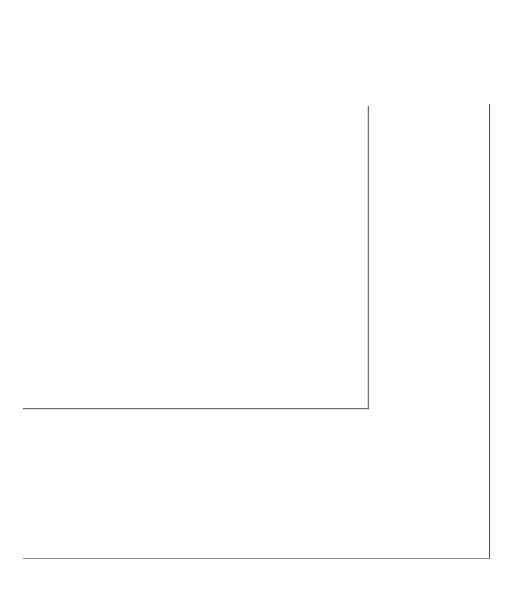
#> input picture test.jpg, 507 x 592 px
$ python main.py
#> lines starting #> are read from the running program, lines starting #| are printed output that depends on the picture; after the words box and inside, x2 and y2 are one past the last pixel; in counts of white or black regions, pixels touching at a corner belong together
import cv2
import numpy as np

# Load the photo
#use 1, 2, 6
img = cv2.imread('test.jpg')
#> img is the input picture: shape (592, 507, 3); min 71, max 255, mean 254.1

# Convert the photo to grayscale
gray = cv2.cvtColor(img, cv2.COLOR_BGR2GRAY)

# Apply Canny edge detection
edges = cv2.Canny(gray, 50, 150, apertureSize=3)
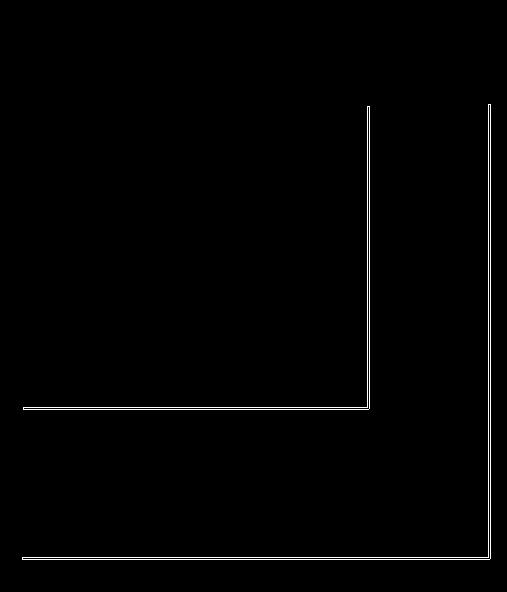
#> edges: shape (592, 507); 1% white in thin lines or dots, all inside (x1, y1, x2, y2) = (22, 104, 491, 560)

# Apply Hough Transform to detect lines
lines = cv2.HoughLinesP(edges, rho=1, theta=np.pi/180, threshold=100, minLineLength=200, maxLineGap=1000)
#> lines = [[22, 559, 489, 559], [490, 558, 490, 104], [22, 557, 488, 557], [488, 556, 488, 104], [23, 407, 369, 407], [23, 409, 368, 409], [369, 408, 369, 106], [367, 406, 367, 106]]

# Find pairs of parallel lines
parallel_lines = []
for i in range(len(lines)):
    for j in range(i+1, len(lines)):
        line1 = lines[i][0]
        line2 = lines[j][0]
        angle1 = np.arctan2(line1[1]-line1[3], line1[0]-line1[2]) * 180 / np.pi
        angle2 = np.arctan2(line2[1]-line2[3], line2[0]-line2[2]) * 180 / np.pi
        if np.abs(angle1 - angle2) < 5:
            parallel_lines.append((line1, line2))
            print(line1, line2)
#> this loop made 8 passes
#| [ 22 559 489 559] [ 22 557 488 557]
#| [ 22 559 489 559] [ 23 407 369 407]
#| [ 22 559 489 559] [ 23 409 368 409]
#| [490 558 490 104] [488 556 488 104]
#| [490 558 490 104] [369 408 369 106]
#| [490 558 490 104] [367 406 367 106]
#| [ 22 557 488 557] [ 23 407 369 407]
#| [ 22 557 488 557] [ 23 409 368 409]
#| [488 556 488 104] [369 408 369 106]
#| [488 556 488 104] [367 406 367 106]
#> (further printed lines are left out)
#> after the loop, parallel_lines = 12 items

# Draw the detected lines on the photo
for line in parallel_lines:
    cv2.line(img, (line[0][0], line[0][1]), (line[0][2], line[0][3]), (0, 255, 0), 2)
    cv2.line(img, (line[1][0], line[1][1]), (line[1][2], line[1][3]), (0, 255, 0), 2)
    cv2.line(img, (int((line[0][0]+line[1][0])/2), int((line[0][1]+line[1][1])/2)), (int((line[0][2]+line[1][2])/2), int((line[0][3]+line[1][3])/2)), (0, 255, 255), 2)
#> this loop made 12 passes
#> line on passes 1 to 12: ([22, 559, 489, 559], [22, 557, 488, 557]), ([22, 559, 489, 559], [23, 407, 369, 407]), ([22, 559, 489, 559], [23, 409, 368, 409]), ([490, 558, 490, 104], [488, 556, 488, 104]), ([490, 558, 490, 104], [369, 408, 369, 106]), ([490, 558, 490, 104], [367, 406, 367, 106]), ([22, 557, 488, 557], [23, 407, 369, 407]), ([22, 557, 488, 557], [23, 409, 368, 409]), ([488, 556, 488, 104], [369, 408, 369, 106]), ([488, 556, 488, 104], [367, 406, 367, 106]), ([23, 407, 369, 407], [23, 409, 368, 409]), ([369, 408, 369, 106], [367, 406, 367, 106])
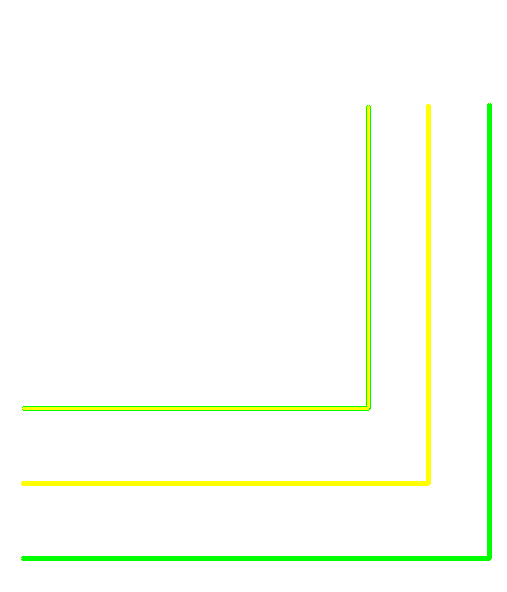
#> img: shape (592, 507, 3); 3.93% of pixels changed, all inside (x1, y1, x2, y2) = (21, 103, 492, 561)

# cv2.line(img, (line1[0], line1[1]), (line1[2], line1[3]), (0, 0, 255), 5)
# cv2.line(img, (line2[0], line2[1]), (line2[2], line2[3]), (0, 0, 255), 5)

#print((int((line[0][0]+line[1][0])/2), int((line[0][1]+line[1][1])/2)), line1, line2)

#comment this out when on school computer
img = cv2.resize(img, dsize=(900,900))
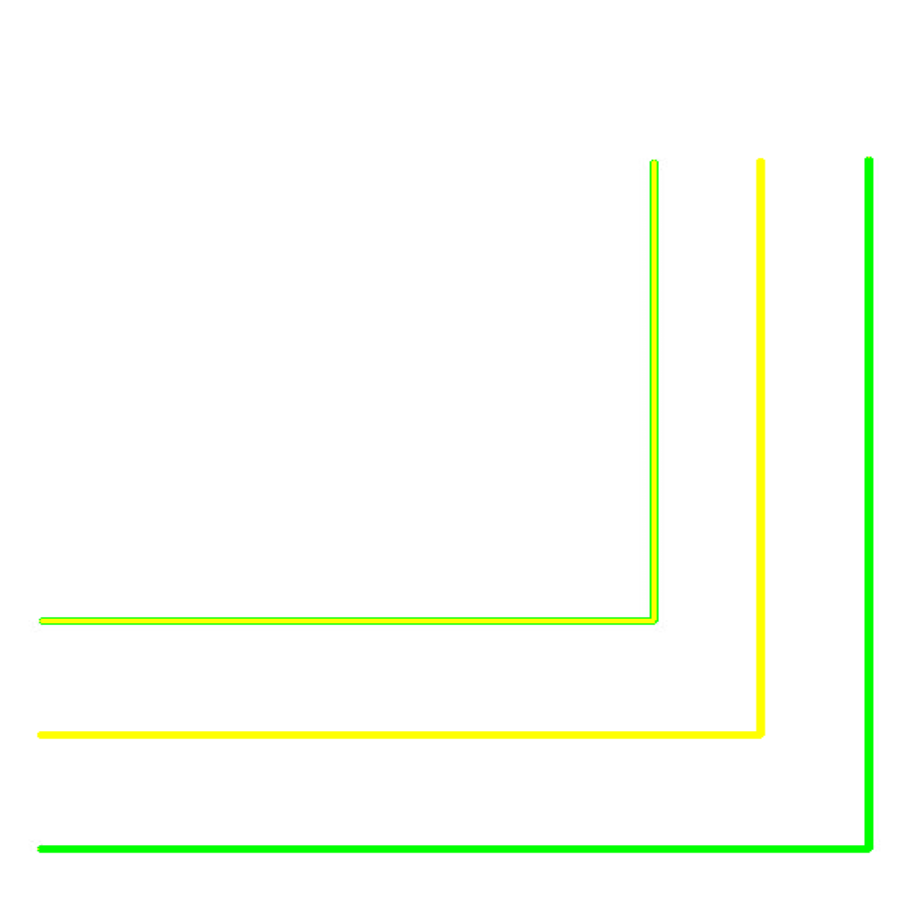
#> img: shape (900, 900, 3); mean B, G, R 245, 255, 250

# Show the result
cv2.imshow('Result', img)
cv2.waitKey(0)
cv2.destroyAllWindows()
